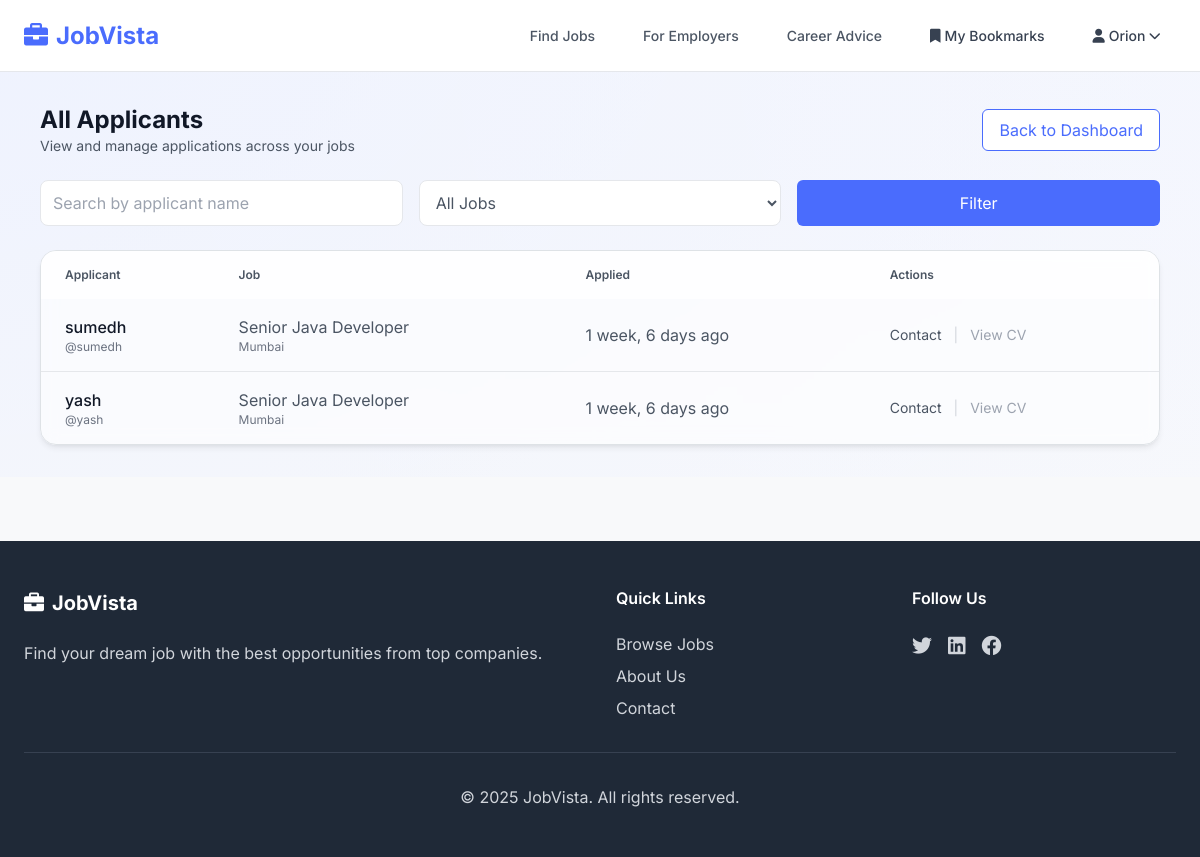
/company/applicants/ (signed in), run on the app's committed database.
### jobs/models.py (models this page shows, shortened)
class ApplyForJob(models.Model):
    STATUS_CHOICES = [
        ('new', 'New Applicant'),
        ('screening', 'Screening'),
        ('interviewing', 'Interviewing'),
        ('offer', 'Offer'),
        ('hired', 'Hired'),
        ('rejected', 'Rejected'),
    ]
    user = models.ForeignKey(User, on_delete=models.CASCADE, related_name='applied')
    job = models.ForeignKey(Job, on_delete=models.CASCADE, related_name='applied')
    status = models.CharField(max_length=20, choices=STATUS_CHOICES, default='new')
    created_at = models.DateTimeField(auto_now_add=True)
    class Meta:
        unique_together = ('user', 'job')
        verbose_name = "Job application"
        verbose_name_plural = "Job applications"

class Job(models.Model):
    EMPLOYMENT_TYPES = [
        ('full_time', 'Full Time'),
        ('part_time', 'Part Time'),
        ('contract', 'Contract'),
        ('internship', 'Internship'),
        ('freelance', 'Freelance'),
    ]
    EXPERIENCE_LEVELS = [
        ('entry', 'Entry Level'),
        ('mid', 'Mid Level'),
        ('senior', 'Senior Level'),
        ('executive', 'Executive'),
    ]
    title = models.CharField(max_length=200)
    slug = models.SlugField(unique=True)
    company = models.ForeignKey(Company, on_delete=models.CASCADE, related_name='jobs')
    category = models.ForeignKey(JobCategory, on_delete=models.CASCADE, related_name='jobs')
    description = models.TextField()
    requirements = models.TextField()
    responsibilities = models.TextField()
    salary_min = models.DecimalField(max_digits=10, decimal_places=2, blank=True, null=True)
    salary_max = models.DecimalField(max_digits=10, decimal_places=2, blank=True, null=True)
    employment_type = models.CharField(max_length=20, choices=EMPLOYMENT_TYPES)
    experience_level = models.CharField(max_length=20, choices=EXPERIENCE_LEVELS)
    location = models.CharField(max_length=200)
    remote_available = models.BooleanField(default=False)
    is_active = models.BooleanField(default=True)
    application_deadline = models.DateTimeField(blank=True, null=True)
    created_at = models.DateTimeField(auto_now_add=True)
    updated_at = models.DateTimeField(auto_now=True)
    def get_absolute_url(self):
        return reverse('job_detail', kwargs={'slug': self.slug})
    class Meta:
        ordering = ['-created_at']

### jobs/views.py (the view)
# urls.py: path('company/applicants/', company_applicants, name='company_applicants'),
@login_required
def company_applicants(request):
    custom_user = getattr(request.user, 'customuser', None)
    company = getattr(custom_user, 'company', None) if custom_user else None
    if not company:
        messages.info(request, 'Please complete your company profile first.')
        return redirect('profile_completion')
    qs = ApplyForJob.objects.select_related('user', 'job').filter(job__company=company)
    job_id = request.GET.get('job')
    if job_id:
        qs = qs.filter(job_id=job_id)
    search = request.GET.get('q', '').strip()
    if search:
        qs = qs.filter(
            Q(user__username__icontains=search) |
            Q(user__first_name__icontains=search) |
            Q(user__last_name__icontains=search)
        )
    applications = qs.order_by('-created_at')
    jobs = company.jobs.order_by('-created_at')
    context = {
        'company': company,
        'applications': applications,
        'jobs': jobs,
        'q': search,
        'selected_job_id': job_id or '',
    }
    return render(request, 'Company/applicants.html', context)

### templates/Company/applicants.html (shortened to what this page needs)
{% extends 'base.html' %}
{% block content %}
<div class="w-full px-6 lg:px-10 py-8" style="background: radial-gradient(1600px 900px at -10% -20%, #EEF2FF, transparent), radial-gradient(1400px 800px at 120% 0%, #F5F7FF, transparent);">
  <div class="max-w-7xl mx-auto">
    <div class="flex items-center justify-between mb-6">
      <div>
        <h1 class="text-2xl font-bold" style="color: var(--text-heading);">All Applicants</h1>
        <p class="text-sm text-gray-600">View and manage applications across your jobs</p>
      </div>
      <div class="flex items-center gap-3">
        <a href="{% url 'company_view' %}" class="btn-secondary-brand px-3 py-2 rounded-md">Back to Dashboard</a>
      </div>
    </div>
    <form method="get" class="mb-4 grid grid-cols-1 md:grid-cols-3 gap-3">
      <input type="text" name="q" value="{{ q }}" class="input w-full" placeholder="Search by applicant name" />
      <select name="job" class="input w-full">
        <option value="">All Jobs</option>
      </select>
      <button type="submit" class="btn-primary-brand px-4 py-2 rounded-md">Filter</button>
    </form>
    <div class="backdrop-blur bg-white/60 border rounded-2xl card-shadow overflow-hidden" style="border-color:#ffffff33;">
      <table class="min-w-full">
        <thead>
          <tr class="bg-white/70">
            <th class="px-4 py-3 text-left text-xs font-semibold text-gray-600">Applicant</th>
            <th class="px-4 py-3 text-left text-xs font-semibold text-gray-600">Job</th>
            <th class="px-4 py-3 text-left text-xs font-semibold text-gray-600">Applied</th>
            <th class="px-4 py-3 text-left text-xs font-semibold text-gray-600">Actions</th>
          </tr>
        </thead>
        <tbody class="divide-y" style="border-color: var(--border);">
          {% for app in applications %}
            <tr class="hover:bg-white/70 transition-colors cursor-pointer" onclick="window.location='{% url 'company_applicant_detail' app.id %}'">
              <td class="px-4 py-3">
                <span class="font-medium" style="color: var(--text-heading);">{{ app.user.get_full_name|default:app.user.username }}</span>
                <div class="text-xs text-gray-500">@{{ app.user.username }}</div>
              </td>
              <td class="px-4 py-3">
                <a href="{{ app.job.get_absolute_url }}" class="link">{{ app.job.title }}</a>
                <div class="text-xs text-gray-500">{{ app.job.location }}</div>
              </td>
              <td class="px-4 py-3">{{ app.created_at|timesince }} ago</td>
              <td class="px-4 py-3 text-sm space-x-2">
                <a class="link" href="mailto:{{ app.user.email }}">Contact</a>
                <span class="text-gray-300">|</span>
                <span class="text-gray-400">View CV</span>
              </td>
            </tr>
          {% empty %}
            <tr>
              <td colspan="4" class="px-4 py-6 text-sm text-gray-500">No applications yet.</td>
            </tr>
          {% endfor %}
        </tbody>
      </table>
    </div>
  </div>
  </div>
{% endblock %}

### templates/base.html (shortened to what this page needs)
<!DOCTYPE html>
<html lang="en">
<head>
    <script src="https://cdn.tailwindcss.com"></script>
    <link rel="stylesheet" href="https://cdnjs.cloudflare.com/ajax/libs/font-awesome/6.0.0/css/all.min.css">
    <link
      href="https://cdn.jsdelivr.net/npm/bootstrap@5.3.0/dist/css/bootstrap.min.css"
      rel="stylesheet"
    />
    {% load static %}
</head>
<body class="min-h-screen">
    <nav class="bg-white sticky top-0 z-50 border-b" style="border-color: var(--border); height:72px;">
        <div class="max-w-screen-2xl mx-auto px-4 sm:px-6 lg:px-8" style="height:72px;">
            <div class="flex justify-between items-center h-full">
                <div class="flex-shrink-0">
                    <a href="{% url 'home' %}" class="text-2xl font-bold" style="color: var(--color-primary);">
                        <i class="fas fa-briefcase mr-2"></i>JobVista
                    </a>
                </div>
                <div class="hidden md:block">
                    <div class="ml-10 flex items-baseline space-x-4">
                        <a href="{% url 'home' %}" class="px-3 py-2 rounded-md text-sm font-medium transition duration-300" style="color: var(--text-body);" onmouseover="this.style.color='var(--color-primary)'" onmouseout="this.style.color='var(--text-body)'">
                            Find Jobs
                        </a>
                        <a href="{% url 'login' %}" class="px-3 py-2 rounded-md text-sm font-medium transition duration-300" style="color: var(--text-body);" onmouseover="this.style.color='var(--color-primary)'" onmouseout="this.style.color='var(--text-body)'">For Employers</a>
                        <a href="{% url 'career_advice' %}" class="px-3 py-2 rounded-md text-sm font-medium transition duration-300" style="color: var(--text-body);" onmouseover="this.style.color='var(--color-primary)'" onmouseout="this.style.color='var(--text-body)'">Career Advice</a>
                        {% if user.is_authenticated %}
                            <a href="{% url 'user_bookmarks' %}" class="text-gray-700 hover:text-blue-600 px-3 py-2 rounded-md text-sm font-medium transition duration-300">
                                <i class="fas fa-bookmark mr-1"></i>My Bookmarks
                            </a>
                            <div class="relative" x-data="{ open: false }">
                                <button @click="open = !open" class="text-gray-700 hover:text-blue-600 px-3 py-2 rounded-md text-sm font-medium transition duration-300 flex items-center">
                                    <i class="fas fa-user mr-1"></i>{{ user.username }}
                                    <i class="fas fa-chevron-down ml-1 text-xs"></i>
                                </button>
                            </div>
                        {% else %}
                            <a href="{% url 'login' %}" class="btn btn-sm btn-secondary-brand px-3 py-2 rounded-md text-sm font-medium">Login</a>
                            <a href="{% url 'signup' %}" class="btn btn-sm btn-primary-brand px-4 py-2 rounded-md text-sm font-medium">Sign Up</a>
                        {% endif %}
                    </div>
                </div>
            </div>
        </div>
    </nav>
    <main>
        {% block content %}
        {% endblock %}
    </main>
    <footer class="bg-gray-800 text-white mt-16">
        <div class="max-w-7xl mx-auto px-4 sm:px-6 lg:px-8 py-12">
            <div class="grid grid-cols-1 md:grid-cols-4 gap-8">
                <div class="col-span-1 md:col-span-2">
                    <h3 class="text-xl font-bold mb-4">
                        <i class="fas fa-briefcase mr-2"></i>JobVista
                    </h3>
                    <p class="text-gray-300 mb-4">
                        Find your dream job with the best opportunities from top companies.
                    </p>
                </div>
                <div>
                    <h4 class="font-semibold mb-4">Quick Links</h4>
                    <ul class="space-y-2 text-gray-300">
                        <li><a href="{% url 'home' %}" class="hover:text-white transition duration-300">Browse Jobs</a></li>
                        <li><a href="#" class="hover:text-white transition duration-300">About Us</a></li>
                        <li><a href="#" class="hover:text-white transition duration-300">Contact</a></li>
                    </ul>
                </div>
                <div>
                    <h4 class="font-semibold mb-4">Follow Us</h4>
                    <div class="flex space-x-4">
                        <a href="#" class="text-gray-300 hover:text-white transition duration-300">
                            <i class="fab fa-twitter text-xl"></i>
                        </a>
                        <a href="#" class="text-gray-300 hover:text-white transition duration-300">
                            <i class="fab fa-linkedin text-xl"></i>
                        </a>
                        <a href="#" class="text-gray-300 hover:text-white transition duration-300">
                            <i class="fab fa-facebook text-xl"></i>
                        </a>
                    </div>
                </div>
            </div>
            <div class="border-t border-gray-700 mt-8 pt-8 text-center text-gray-300">
                <p>&copy; 2025 JobVista. All rights reserved.</p>
            </div>
        </div>
    </footer>
</body>
</html>

### templates/base.html (style rules this page uses)
:root { --color-primary: #4A6CFD; --color-primary-dark: #3556E7; --color-accent: #34D399; --bg-body: #F8F9FA; --bg-card: #FFFFFF; --text-heading: #111827; --text-body: #4B5563; --text-muted: #9CA3AF; --border: #E5E7EB; }
html, body { font-family: 'Inter', system-ui, -apple-system, Segoe UI, Roboto, Helvetica, Arial, sans-serif; }
body { background: var(--bg-body); color: var(--text-body); }
.card-shadow { box-shadow: 0 4px 6px -1px rgb(0 0 0 / 0.07), 0 2px 4px -2px rgb(0 0 0 / 0.07); }
.btn-primary-brand { background: var(--color-primary); color: #fff; border-radius: 8px; }
.btn-secondary-brand { background: #fff; color: var(--color-primary); border: 1px solid var(--color-primary); border-radius: 8px; }
.input { border: 1px solid var(--border); border-radius: 8px; padding: 10px 12px; background: #fff; }

### data on the page
ApplyForJob: user.get_full_name "sumedh", user.username "sumedh", job "Senior Java Developer", job.location "Mumbai", created_at "1 week, 6 days"
ApplyForJob: user.get_full_name "yash", user.username "yash", job "Senior Java Developer", job.location "Mumbai", created_at "1 week, 6 days"

### other printed values
{{ user.username }} "Orion"
